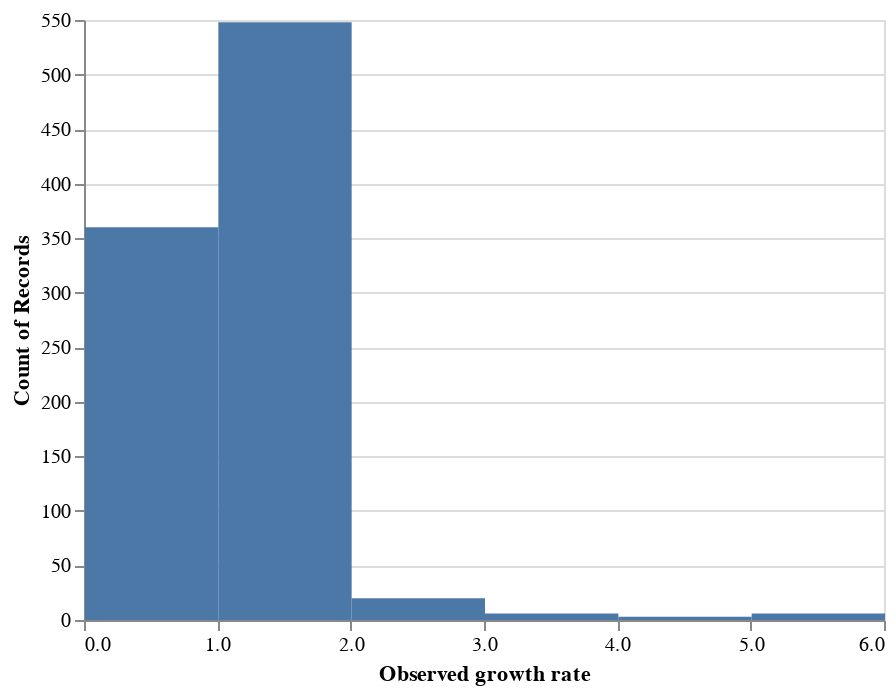

Write notebook code for a chart like this one.
### Code cell
alt.Chart(initial_and_observed_clade_frequencies).mark_rect().encode(
    x=alt.X("observed_growth_rate:Q", bin=True, title="Observed growth rate"),
    y="count()"
)

### Figure 1 — Vega-Lite specification as saved in the notebook (floating-point values rounded to 4 significant figures; data arrays with more than 128 entries replaced by an {"elided": "..."} marker saying what was removed)
{"$schema": "https://vega.github.io/schema/vega-lite/v3.3.0.json", "config": {"mark": {"tooltip": null}, "view": {"height": 300, "width": 400}}, "data": {"name": "data-0a8d41a16ba86144b75348fde46741dd"}, "datasets": {"data-0a8d41a16ba86144b75348fde46741dd": {"elided": "943 records"}}, "encoding": {"x": {"bin": true, "field": "observed_growth_rate", "title": "Observed growth rate", "type": "quantitative"}, "y": {"aggregate": "count", "type": "quantitative"}}, "mark": "rect"}
